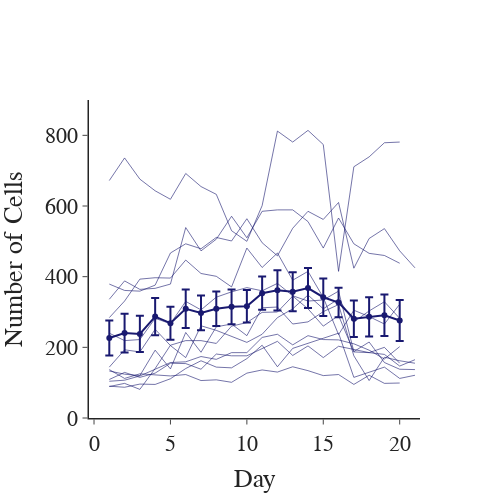

The notebook cell saved with this chart:
### Code cell
## Plot average number of cells across days
avg_cells = cell_df.groupby(['day'], as_index=False).agg({'num_cells': ['mean', 'sem']})
avg_cells = avg_cells[avg_cells['day'] < 21]
fig = pf.custom_graph_template(x_title='Day', y_title='Number of Cells')
fig.add_trace(go.Scatter(x=avg_cells['day'], y=avg_cells['num_cells']['mean'], mode='lines+markers', showlegend=False,
                         line_color=avg_color, error_y=dict(type='data', array=avg_cells['num_cells']['sem'])))
for mouse in cell_df['mouse'].unique():
    mdata = cell_df[cell_df['mouse'] == mouse]
    fig.add_trace(go.Scatter(x=mdata['day'], y=mdata['num_cells'], mode='lines', line_color=avg_color,
                             opacity=0.6, line_width=1, name=mouse, showlegend=False))
fig.update_yaxes(range=[0, 900])
fig.show()
fig.write_image(pjoin(fig_path, 'number_of_cells.png'))

### Figure 1 — Plotly figure (JSON) as saved in the notebook; plotly's stock layout.template omitted (floating-point values rounded to 4 significant figures)
{"data": [{"error_y": {"array": [49.78, 54.84, 51.5, 52.45, 46.7, 54.65, 49.21, 48.81, 49.42, 45.79, 47.05, 56.72, 55.28, 56.56, 52.95, 41.88, 51.82, 55.44, 58.76, 58.34], "type": "data"}, "line": {"color": "midnightblue"}, "mode": "lines+markers", "showlegend": false, "type": "scatter", "x": [1, 2, 3, 4, 5, 6, 7, 8, 9, 10, 11, 12, 13, 14, 15, 16, 17, 18, 19, 20], "y": [226.4, 240.4, 238.1, 287, 268.3, 309.1, 297.3, 309.1, 314.5, 316.4, 353.3, 361.2, 357.4, 367.8, 341.8, 326.8, 280.8, 286.3, 290.7, 275.9]}, {"line": {"color": "midnightblue", "width": 1}, "mode": "lines", "name": "mc44", "opacity": 0.6, "showlegend": false, "type": "scatter", "x": [1, 2, 3, 4, 5, 6, 7, 8, 10, 11, 12, 13, 14, 15, 16, 17, 18, 19, 20], "y": [144, 193, 187, 251, 205, 171, 261, 248, 214, 237, 284, 309, 348, 309, 337, 272, 303, 329, 282]}, {"line": {"color": "midnightblue", "width": 1}, "mode": "lines", "name": "mc46", "opacity": 0.6, "showlegend": false, "type": "scatter", "x": [1, 2, 3, 4, 5, 6, 7, 8, 9, 10, 12, 13, 14, 15, 16, 17, 18, 19, 20], "y": [109, 129, 115, 127, 155, 154, 138, 181, 176, 176, 217, 177, 204, 171, 203, 193, 185, 200, 155]}, {"line": {"color": "midnightblue", "width": 1}, "mode": "lines", "name": "mc48", "opacity": 0.6, "showlegend": false, "type": "scatter", "x": [1, 2, 3, 4, 5, 6, 7, 8, 9, 10, 11, 12, 13, 14, 15, 16, 17, 18, 19, 20], "y": [336, 388, 364, 367, 379, 539, 473, 506, 571, 510, 585, 589, 589, 556, 481, 566, 493, 466, 460, 438]}, {"line": {"color": "midnightblue", "width": 1}, "mode": "lines", "name": "mc49", "opacity": 0.6, "showlegend": false, "type": "scatter", "x": [1, 2, 3, 4, 5, 6, 7, 8, 9, 10, 11, 12, 13, 14, 15, 16, 17, 18, 19, 20], "y": [284, 331, 393, 397, 396, 447, 409, 401, 371, 481, 426, 467, 390, 415, 341, 236, 305, 287, 266, 322]}, {"line": {"color": "midnightblue", "width": 1}, "mode": "lines", "name": "mc51", "opacity": 0.6, "showlegend": false, "type": "scatter", "x": [1, 2, 3, 4, 5, 6, 7, 8, 9, 10, 11, 12, 13, 14, 15, 16, 17, 18, 19, 20], "y": [672, 736, 676, 643, 619, 692, 655, 633, 530, 500, 601, 812, 781, 814, 774, 415, 711, 739, 779, 781]}, {"line": {"color": "midnightblue", "width": 1}, "mode": "lines", "name": "mc52", "opacity": 0.6, "showlegend": false, "type": "scatter", "x": [1, 2, 3, 5, 6, 7, 8, 9, 10, 11, 12, 13, 14, 15, 16, 17, 18, 19, 20], "y": [137, 112, 125, 119, 123, 106, 108, 101, 127, 136, 130, 145, 134, 120, 123, 95, 121, 98, 99]}, {"line": {"color": "midnightblue", "width": 1}, "mode": "lines", "name": "mc56", "opacity": 0.6, "showlegend": false, "type": "scatter", "x": [1, 2, 3, 4, 5, 6, 7, 8, 9, 10, 11, 12, 13, 14, 15, 16, 17, 18, 19, 20, 21], "y": [379, 361, 359, 376, 467, 493, 479, 511, 501, 564, 496, 459, 537, 585, 562, 610, 424, 508, 536, 473, 425]}, {"line": {"color": "midnightblue", "width": 1}, "mode": "lines", "name": "mc54", "opacity": 0.6, "showlegend": false, "type": "scatter", "x": [1, 2, 3, 4, 5, 6, 7, 8, 9, 10, 11, 12, 13, 14, 15, 16, 17, 18, 19, 20, 21], "y": [133, 124, 120, 192, 139, 242, 186, 258, 266, 233, 312, 314, 266, 272, 301, 321, 176, 106, 172, 162, 155]}, {"line": {"color": "midnightblue", "width": 1}, "mode": "lines", "name": "mc55", "opacity": 0.6, "showlegend": false, "type": "scatter", "x": [1, 2, 3, 5, 6, 7, 8, 9, 10, 11, 12, 13, 14, 15, 16, 17, 18, 19, 20], "y": [104, 107, 119, 157, 159, 174, 166, 185, 185, 228, 237, 207, 233, 222, 221, 210, 192, 167, 202]}, {"line": {"color": "midnightblue", "width": 1}, "mode": "lines", "name": "mc58", "opacity": 0.6, "showlegend": false, "type": "scatter", "x": [1, 2, 3, 4, 5, 6, 7, 8, 9, 10, 11, 12, 13, 14, 15, 16, 17, 18, 19, 20, 21], "y": [89, 98, 81, 140, 206, 219, 219, 211, 260, 270, 299, 300, 345, 309, 260, 290, 187, 185, 180, 147, 165]}, {"line": {"color": "midnightblue", "width": 1}, "mode": "lines", "name": "mc59", "opacity": 0.6, "showlegend": false, "type": "scatter", "x": [1, 2, 3, 4, 5, 6, 7, 8, 9, 10, 11, 12, 13, 14, 15, 16, 17, 18, 19, 20, 21], "y": [240, 219, 222, 282, 267, 330, 306, 342, 357, 369, 360, 381, 346, 331, 334, 359, 188, 215, 157, 138, 137]}, {"line": {"color": "midnightblue", "width": 1}, "mode": "lines", "name": "mc60", "opacity": 0.6, "showlegend": false, "type": "scatter", "x": [1, 2, 3, 4, 5, 6, 7, 8, 9, 10, 11, 12, 13, 14, 15, 16, 17, 18, 19, 20, 21], "y": [90, 87, 96, 95, 111, 140, 162, 144, 142, 168, 206, 145, 197, 212, 227, 240, 115, 129, 144, 112, 121]}], "layout": {"font": {"family": "Arial", "size": 22}, "height": 500, "title": {"x": 0.5, "xanchor": "center", "y": 0.9, "yanchor": "top"}, "width": 500, "xaxis": {"anchor": "y", "domain": [0, 1], "linewidth": 1.5, "title": {"text": "Day"}}, "yaxis": {"anchor": "x", "domain": [0, 1], "linewidth": 1.5, "range": [0, 900], "title": {"text": "Number of Cells"}}}}
